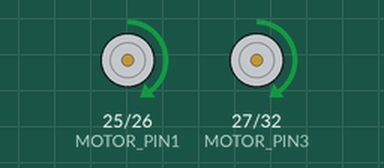
Simulated run of this sketch. Board: ESP32. On the bench: motor-driver pin pairs drawn as motors (green arrow = first pin HIGH = forward, orange = second pin HIGH = backward, longer = more drive).

Above: at 2.5 s.
At 7.5 s:
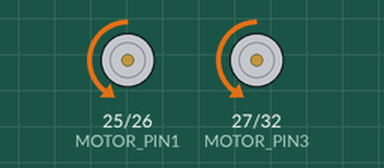
Timing chart, 0 to 13.1 s (numbered marks = the images above):
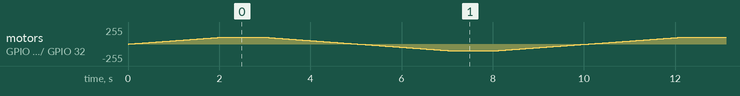

The sketch:

tesMotor.ino
```cpp
#define MOTOR_PIN1 25    // Motor A IN1
#define MOTOR_PIN2 26    // Motor A IN2
#define MOTOR_PIN3 27    // Motor B IN1
#define MOTOR_PIN4 32    // Motor B IN2

const float maxSpeed = 100;

void setup() {
  pinMode(MOTOR_PIN1, OUTPUT);
  pinMode(MOTOR_PIN2, OUTPUT);
  pinMode(MOTOR_PIN3, OUTPUT);
  pinMode(MOTOR_PIN4, OUTPUT);

  analogWrite(MOTOR_PIN1, 0);
  analogWrite(MOTOR_PIN2, 0);
  analogWrite(MOTOR_PIN3, 0);
  analogWrite(MOTOR_PIN4, 0);
}

void loop() {
  // Forward
  for (int speed = 0; speed <= maxSpeed; speed++) {
    analogWrite(MOTOR_PIN1, speed);
    analogWrite(MOTOR_PIN3, speed);
    analogWrite(MOTOR_PIN2, 0);
    analogWrite(MOTOR_PIN4, 0);
    delay(20);
  }
  delay(1000);

  // Stop
  for (int speed = maxSpeed; speed >= 0; speed--) {
    analogWrite(MOTOR_PIN1, speed);
    analogWrite(MOTOR_PIN3, speed);
    delay(20);
  }
  // delay(300);

  // Reverse
  for (int speed = 0; speed <= maxSpeed; speed++) {
    analogWrite(MOTOR_PIN2, speed);
    analogWrite(MOTOR_PIN4, speed);
    analogWrite(MOTOR_PIN1, 0);
    analogWrite(MOTOR_PIN3, 0);
    delay(20);
  }
  delay(1000);

  // Stop
  for (int speed = maxSpeed; speed >= 0; speed--) {
    analogWrite(MOTOR_PIN2, speed);
    analogWrite(MOTOR_PIN4, speed);
    delay(20);
  }
  // delay(300);
}
```
